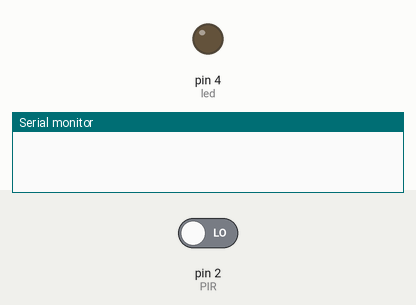
The sketch below on a simulated Arduino Uno, built with avr-gcc and run on an emulated ATmega328P. On the bench: output pins drawn as LEDs (lit = HIGH), the last lines printed to the serial monitor. The test bench sets the inputs (shaded band); at power-on: pin 2 (PIR) LOW.

Above: at 1.2 s.
1.3 s: pin 2 (PIR) driven HIGH
At 2.5 s:
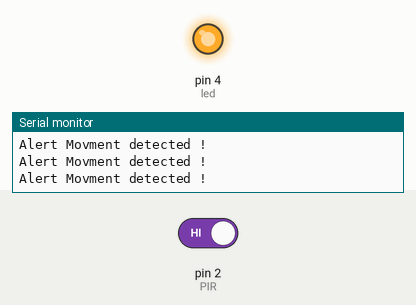
2.8 s: pin 2 (PIR) driven LOW
At 3.6 s:
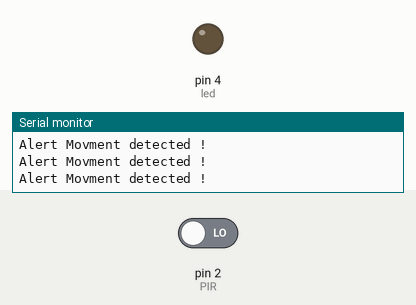
Timing chart, 0 to 5.8 s (numbered marks = the images above; inputs shaded):
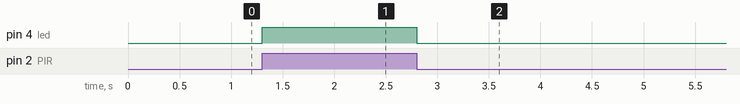

Measured:
- after the input at 1.3 s, pin 4 (led): LOW → HIGH at once
- after the input at 2.8 s, pin 4 (led): HIGH → LOW at once

The sketch:

10-pir-motion-detector.ino
```cpp
const int led = 4;
const int PIR = 2 ;
int reader;

void setup() {
  Serial.begin(9600);
  pinMode(led,OUTPUT);
  pinMode(PIR , INPUT);
}

void loop() {

  reader = digitalRead(PIR);
  if(reader == HIGH ){
    digitalWrite(led,HIGH);
    Serial.println("Alert Movment detected !");
  }
  else {
    digitalWrite(led,LOW);
  }

}
```
